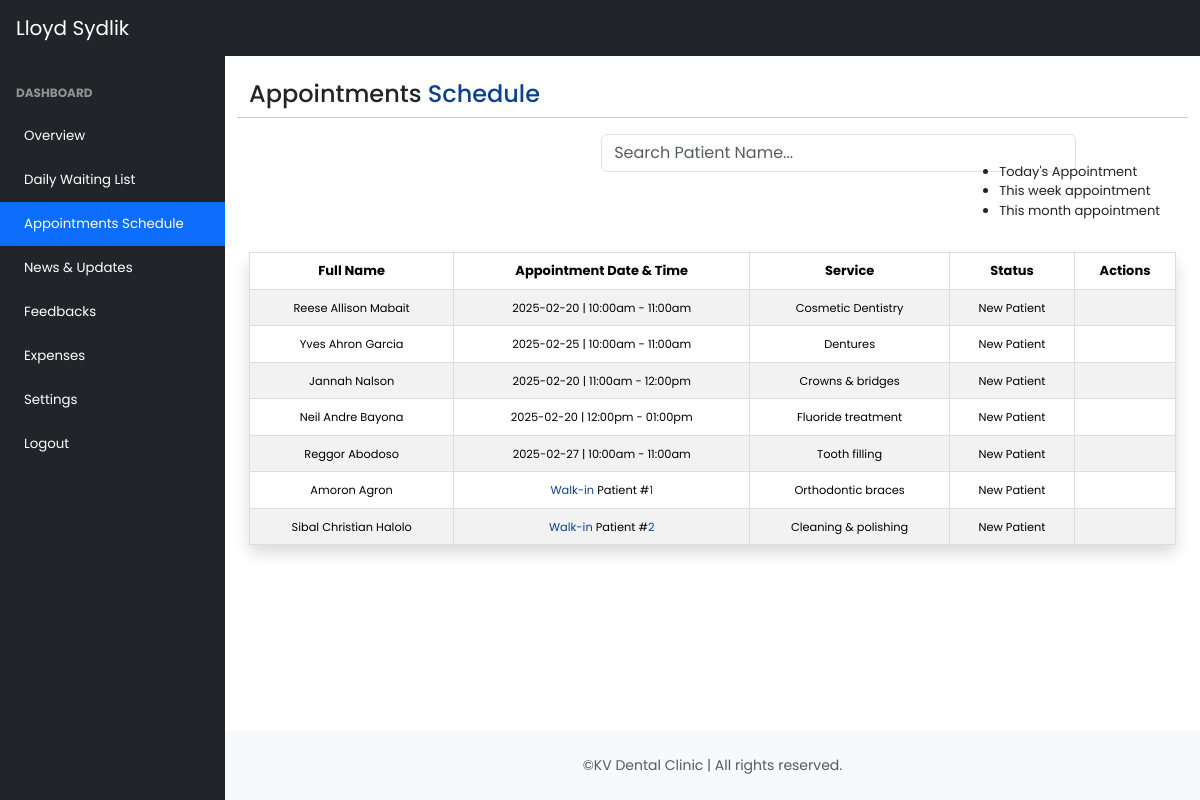
Screenshot of /admin/all_appointments.php (signed in) with the database file from the repository.
### tables this page shows
CREATE TABLE `tbl_appointments` (
  `patient_id` int(11) NOT NULL,
  `timeSlot` int(11) NOT NULL,
  `appointment_date` date DEFAULT NULL,
  `service` varchar(100) NOT NULL,
  `IsNewPatient` enum('New Patient','Follow-up Schedule') NOT NULL,
  `hmo` varchar(191) NOT NULL,
  `patient_name` varchar(191) NOT NULL,
  `email` varchar(191) NOT NULL,
  `age` int(11) NOT NULL,
  `gender` varchar(255) NOT NULL,
  `phone` varchar(20) NOT NULL,
  `address` varchar(191) NOT NULL,
  `note` varchar(255) NOT NULL,
  `reason_visit` varchar(255) NOT NULL,
  `urgency_lvl` enum('Non-urgent','Urgent','Emergency') NOT NULL,
  `status_upt` enum('Waiting','In-progress','Completed') NOT NULL,
  `read_status` tinyint(4) NOT NULL,
  `dob` date NOT NULL,
  `created_at` timestamp NOT NULL DEFAULT current_timestamp() ON UPDATE current_timestamp()
);

CREATE TABLE `tbl_timeslots` (
  `id` int(11) NOT NULL,
  `time_labels` varchar(200) NOT NULL
);

### functions/myfunction.php (called while the page is built, shortened)
<?php
    include('../config/dbcon.php');
    function getAllPatients($filterType = null){
        global $con;
        $q = "SELECT * FROM tbl_appointments A LEFT JOIN tbl_timeslots B ON B.id = A.timeSlot";
        return mysqli_query($con, $q);
    }
?>

### admin/all_appointments.php (the view, shortened to what this page needs)
<?php
    include('inc/header.php');
?>
<section>
    <div class="container-fluid px-4 mt-4" id="tbl_patient_info_id">
        <div class="row">
            <h4 class="float-start">Appointments <span>Schedule</span></h4>
            <hr>
        </div>
        <div class="row float-end mb-3">
            <div class="col-10">
                <form class="d-flex" role="search">
                    <input id="searchInput" class="form-control " type="search" placeholder="Search Patient Name..." aria-label="Search">
                </form>
            </div>
            <div class="col-2 mt-1">
                <div class="d-flex justify-content-end me-3">
                    <div class="dropdown">
                        <ul class="dropdown-me  nu dropdown-menu-end" style="font-size: small;">
                            <li><a class="dropdown-item" href="?filter=today">Today's Appointment</a></li>
                            <li><a class="dropdown-item" href="?filter=this_week">This week appointment</a></li>
                            <li><a class="dropdown-item" href="?filter=this_month">This month appointment</a></li>
                        </ul>
                    </div>
                </div>
            </div>
        </div>
        <table style="font-size: small;" class="table table-striped table-wrapper-scroll-y my-custom-scrollbar text-center shadow p-3 mb-5 bg-body-tertiary rounded">
            <thead>
                <tr>
                    <th>Full Name</th>
                    <th>Appointment Date & Time</th>
                    <th>Service</th>
                    <th>Status</th>
                    <th>Actions</th>
                </tr>
            </thead>
            <tbody id="searchPatientName">
                <?php
                    if (isset($_GET['filter'])) {
                        $filterType = $_GET['filter'];
                        $appointment = getAllPatients($filterType);
                    } else {
                        $appointment = getAllPatients();
                    }
                    function toPascalCase($string) {
                        $words = explode(' ', strtolower($string));
                        $pascalCaseWords = array_map('ucfirst', $words);
                        return implode(' ', $pascalCaseWords);
                    }
                    $queue_number = 1;
                    if (mysqli_num_rows($appointment) > 0) {
                        foreach ($appointment as $data) {
                            ?>
                                <tr>
                                    <td><small><?= toPascalCase($data['patient_name']); ?></small></td>
                                    <?php if (empty($data['appointment_date']) && empty($data['time_labels'])) { ?>
                                    <td><small><span>Walk-in</span> Patient #<span><?= $queue_number; ?></span></small></td>
                                    <?php $queue_number++; ?>
                                    <?php } else { ?>
                                        <td><small><?= htmlspecialchars($data['appointment_date'] . " | " . $data['time_labels']); ?></small></td>
                                    <?php } ?>
                                    <td><small><?= $data['service']; ?></small></td>
                                    <td><small><?= $data['IsNewPatient']; ?></small></td>
                                    <td>
                                        <a title="View patient appointment preperences " href="#" class="view-patient-appointment pe-2" data-id="<?= $data['patient_id']; ?>" data-bs-toggle="modal" data-bs-target="#viewPatientAppointment"><i class="fa-regular fa-eye"></i></a>
                                    </td>
                                </tr>
                            <?php
                        }
                    } else {
                        ?>
                            <tr>
                                <td colspan="6">No appointment found</td>
                            </tr>
                        <?php
                    }
                ?>
            </tbody>
        </table>
    </div>
</section>
<?php include('inc/footer.php'); ?>

### rows the page displays
tbl_appointments: patient_name "Reese Allison Mabait", appointment_date.time_labels "2025-02-20 | 10:00am - 11:00am", service "Cosmetic Dentistry", IsNewPatient "New Patient"
tbl_appointments: patient_name "Yves Ahron Garcia", appointment_date.time_labels "2025-02-25 | 10:00am - 11:00am", service "Dentures", IsNewPatient "New Patient"
tbl_appointments: patient_name "Jannah Nalson", appointment_date.time_labels "2025-02-20 | 11:00am - 12:00pm", service "Crowns & bridges", IsNewPatient "New Patient"
tbl_appointments: patient_name "Neil Andre Bayona", appointment_date.time_labels "2025-02-20 | 12:00pm - 01:00pm", service "Fluoride treatment", IsNewPatient "New Patient"
tbl_appointments: patient_name "Reggor Abodoso", appointment_date.time_labels "2025-02-27 | 10:00am - 11:00am", service "Tooth filling", IsNewPatient "New Patient"
tbl_appointments: patient_name "Amoron Agron", service "Orthodontic braces", IsNewPatient "New Patient"
tbl_appointments: patient_name "Sibal Christian Halolo", service "Cleaning & polishing", IsNewPatient "New Patient"

### other values shown
$_SESSION['auth_user']['name'] "Lloyd Sydlik"
